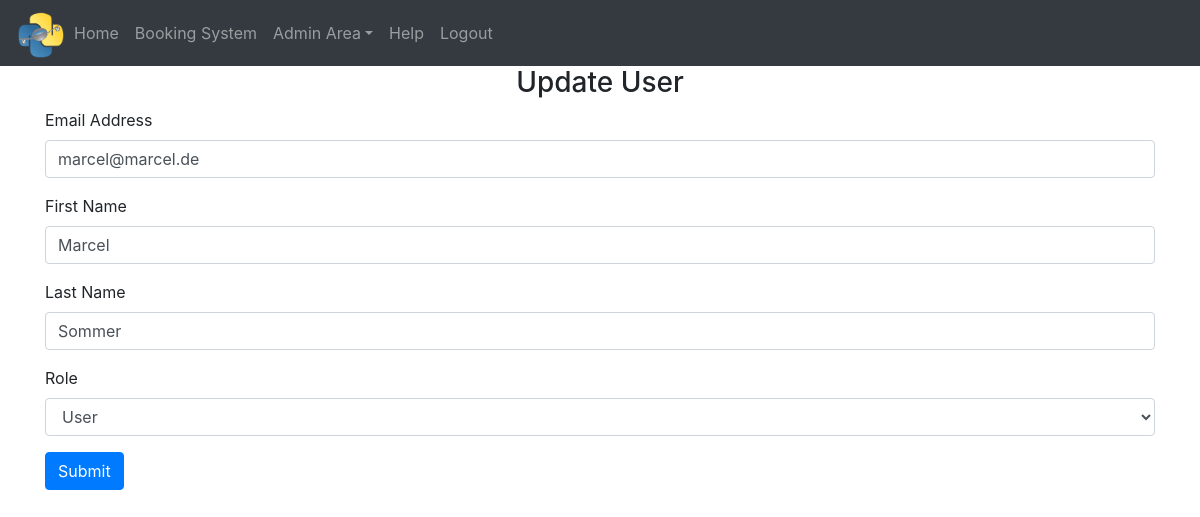
/admin-area/user/update-user/2 (signed in), run on the app's committed database.
### website/models.py (models this page shows)
class User(db.Model, UserMixin):
    id = db.Column(db.Integer, primary_key=True)
    email = db.Column(db.String(150), unique=True)
    password = db.Column(db.String(150))
    first_name = db.Column(db.String(150))
    last_name = db.Column(db.String(150))
    birth_date = db.Column(db.DateTime)
    role = db.Column(db.String(10))
    seats = db.relationship('Seat')

### website/admin.py (the view)
@admins.route('/user/update-user/<int:id>', methods=['GET', 'POST'])
@login_required
def update_user(id):
    user_to_update = User.query.get_or_404(id)
    if request.method == 'POST':
        user_to_update.email = request.form['email']
        user_to_update.first_name = request.form['first_name']
        user_to_update.last_name = request.form['last_name']
        user_to_update.role = request.form['role']
        try:
            db.session.commit()
            flash('Account updated!', category='success')
            return redirect('/admin-area/user')
        except:
            flash('Account NOT updated!', category='error')
            return redirect('/admin-area/user')
    else:
        return render_template('admin_update_user.html', user=current_user, user_to_update=user_to_update)

### website/__init__.py (called while the page is built)
def create_app():
    from .views import views
    from .auth import auth
    from .admin import admins
    from .models import User, Seat
    app = Flask(__name__)
    app.config['SECRET_KEY'] = 'secret'
    app.config['SQLALCHEMY_DATABASE_URI'] = f'sqlite:///{DB_NAME}'
    app.config['FLASK_ADMIN_SWATCH'] = 'cerulean'
    app.register_blueprint(views, url_prefix='/')
    app.register_blueprint(auth, url_prefix='/')
    app.register_blueprint(admins, url_prefix='/admin-area')
    db.init_app(app)
    create_database(app)
    login_manager = LoginManager()
    login_manager.login_view = 'auth.login'
    login_manager.init_app(app)
    @login_manager.user_loader
    def load_user(id):
        return User.query.get(int(id))
    return app

### website/templates/admin_update_user.html (shortened to what this page needs)
{% extends "base.html" %} {% block title %}Updating User{% endblock %}
{% block content %}
<form action="/admin-area/user/update-user/{{user_to_update.id}}" method="POST">
  <h3 align="center">Update User</h3>
  <div class="form-group">
    <label for="email">Email Address</label>
    <input
      type="email"
      class="form-control"
      id="email"
      name="email"
      value="{{ user_to_update.email }}"
    />
  </div>
  <div class="form-group">
    <label for="first_name">First Name</label>
    <input
      type="text"
      class="form-control"
      id="first_name"
      name="first_name"
      value="{{ user_to_update.first_name }}"
    />
  </div>
  <div class="form-group">
    <label for="last_name">Last Name</label>
    <input
      type="text"
      class="form-control"
      id="last_name"
      name="last_name"
      value="{{ user_to_update.last_name }}"
    />
  </div>
  <div class="form-group">
    <label for="role">Role</label>
    <select id="role" name="role" class="form-control">
     <option id="role" name="role" value="user">User</option>
    </select>
    </div>
  <button type="submit" class="btn btn-primary">Submit</button>
</form>
{% endblock %}

### data on the page
User: email "marcel@marcel.de", first_name "Marcel", last_name "Sommer"
